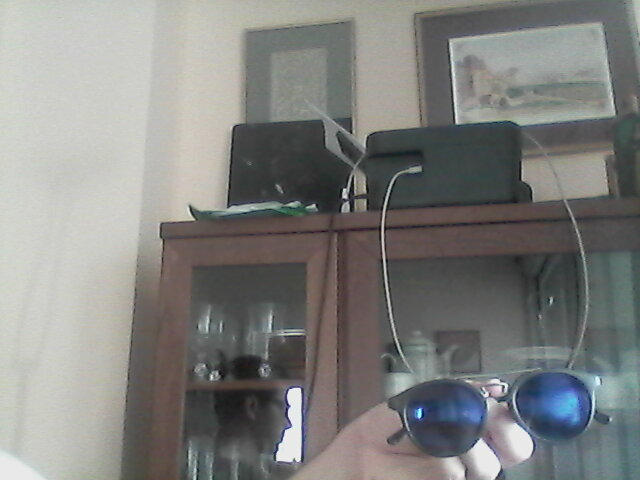
#> input picture image.jpg, 640 x 480 px
$ python demo.py
#> lines starting #> are read from the running program, lines starting #| are printed output that depends on the picture
### sharedResources.py
# a lot of scripts use the same variables, functions etc, and in case of variables they need to be the same
#so they are stored here so we dont have to change them in all of the files
import cv2
import os

# make a file if it does not exist , or empty it if it does
# [5 lines left out: function initializeFolder, not called in this run]
#this is needed to create different test cases and to zoom the teplate
zoomFactors = [0.20,0.40,0.60,0.80,1.20,1.40,1.60,1.80,2.00]

#all the methods, we will eventually chose one
methods = [cv2.TM_CCOEFF, cv2.TM_CCOEFF_NORMED, cv2.TM_CCORR,
         cv2.TM_CCORR_NORMED,cv2.TM_SQDIFF,cv2.TM_SQDIFF_NORMED]

#recognise templte in image. The temp needs to be the same size and orientation that it will eventually be found
# in the image
def RecogniseTemplate(img, template, methods=[cv2.TM_CCOEFF]):
    h, w = template.shape
    for method in methods:
        img2 = img.copy()
        result = cv2.matchTemplate(img2,template, method)
        min_val, max_val, min_loc, max_loc = cv2.minMaxLoc(result)

        if method in [cv2.TM_SQDIFF,cv2.TM_SQDIFF_NORMED]:
            location = min_loc
        else:
            location = max_loc

        cv2.rectangle(img2,location, (location[0]+w, location[1]+h),(255,0,0),10)

        cv2.imshow("method" +str(method),img2)
        cv2.waitKey(0)
        cv2.destroyAllWindows()

### demo.py
import cv2
from sharedResources import methods
from sharedResources import RecogniseTemplate

img = cv2.imread('image.jpg',0)
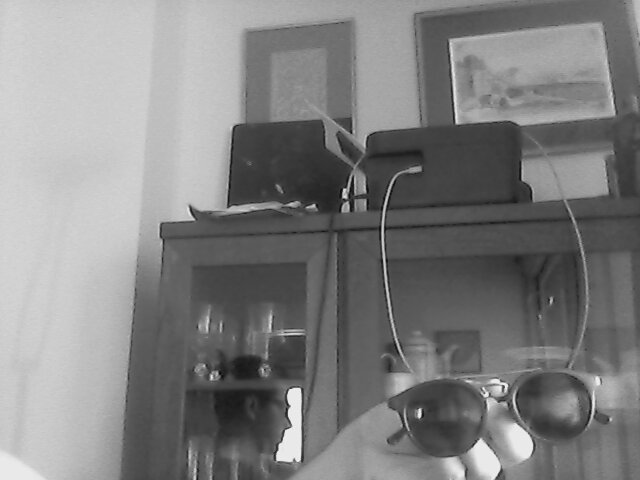
#> img: shape (480, 640); min 7, max 249, mean 128.9
template = cv2.imread('template.jpg',0)
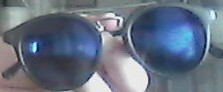
#> input picture template.jpg, 223 x 92 px
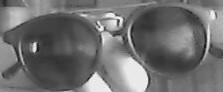
#> template: shape (92, 223); min 19, max 248, mean 111

RecogniseTemplate(img,template,methods)
#> the loop in RecogniseTemplate, `for method in methods:` made 6 passes
#> (min_val, max_val, min_loc, location) on passes 1 to 4: (-16056839, 40208576, (144, 63), (385, 366)), (-0.381, 0.999, (147, 53), (385, 366)), (153604768, 460443104, (298, 140), (0, 50)), (0.779, 1, (162, 124), (385, 366))
#> (min_val, max_val, max_loc, location) on passes 5 to 6: (73312, 210143872, (0, 54), (385, 366)), (0.00025, 0.523, (298, 139), (385, 366))
#> pass 1, in RecogniseTemplate, `result = cv2.matchTemplate(img2,template, method)`:
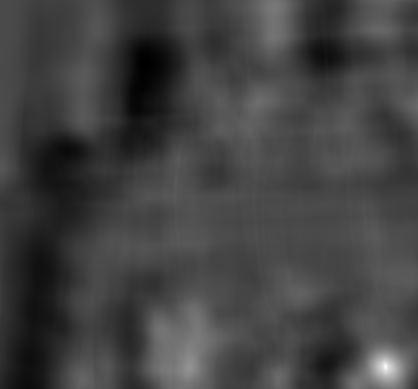
#> result: shape (389, 418) float32; min -16056839, max 40208576, mean -1376804.9; drawn with min black and max white
#> pass 1, in RecogniseTemplate, `cv2.imshow("method" +str(method),img2)`:
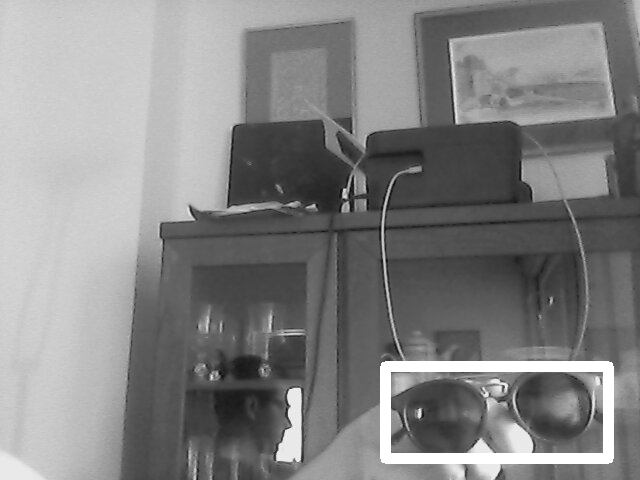
#> window 'method4': shape (480, 640); min 7, max 255, mean 131.7
#> pass 3, in RecogniseTemplate, `result = cv2.matchTemplate(img2,template, method)`:
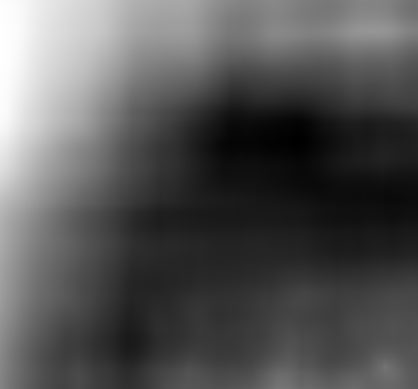
#> result: shape (389, 418) float32; min 153604768, max 460443104, mean 256798864; drawn with min black and max white
#> after the loop in RecogniseTemplate, `for method in methods:`:
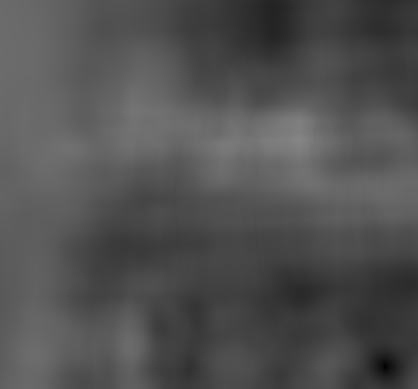
#> result: shape (389, 418) float32; min 0.00025, max 0.523, mean 0.321
